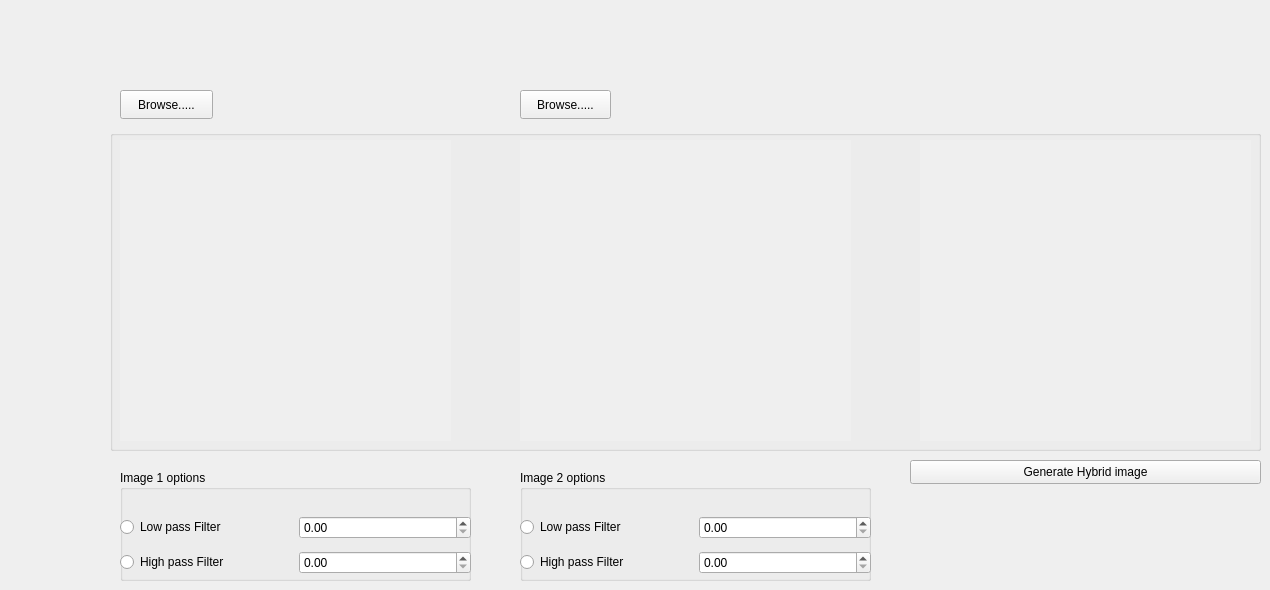
    <widget class="QWidget" name="tab_3">
     <attribute name="title">
      <string>Tab 3</string>
     </attribute>
     <widget class="QGroupBox" name="tab3groupBox_3">
      <property name="geometry">
       <rect>
        <x>110</x>
        <y>130</y>
        <width>1151</width>
        <height>321</height>
       </rect>
      </property>
      <property name="title">
       <string/>
      </property>
      <widget class="QLabel" name="tab3_image2_3">
       <property name="geometry">
        <rect>
         <x>410</x>
         <y>10</y>
         <width>331</width>
         <height>301</height>
        </rect>
       </property>
       <property name="autoFillBackground">
        <bool>true</bool>
       </property>
       <property name="text">
        <string/>
       </property>
      </widget>
      <widget class="QLabel" name="tab3_image3_3">
       <property name="geometry">
        <rect>
         <x>810</x>
         <y>10</y>
         <width>331</width>
         <height>301</height>
        </rect>
       </property>
       <property name="autoFillBackground">
        <bool>true</bool>
       </property>
       <property name="text">
        <string/>
       </property>
      </widget>
      <widget class="QLabel" name="tab3_image1_3">
       <property name="geometry">
        <rect>
         <x>10</x>
         <y>10</y>
         <width>331</width>
         <height>301</height>
        </rect>
       </property>
       <property name="autoFillBackground">
        <bool>true</bool>
       </property>
       <property name="text">
        <string/>
       </property>
      </widget>
     </widget>
     <widget class="QGroupBox" name="Image_1_options_3">
      <property name="geometry">
       <rect>
        <x>120</x>
        <y>470</y>
        <width>351</width>
        <height>111</height>
       </rect>
      </property>
      <property name="title">
       <string>Image 1 options</string>
      </property>
      <widget class="QWidget" name="layoutWidget_39">
       <property name="geometry">
        <rect>
         <x>0</x>
         <y>40</y>
         <width>351</width>
         <height>71</height>
        </rect>
       </property>
       <layout class="QVBoxLayout" name="verticalLayout_7">
        <item>
         <layout class="QHBoxLayout" name="horizontalLayout_41">
          <item>
           <widget class="QRadioButton" name="image_1_low_3">
            <property name="text">
             <string>Low pass Filter</string>
            </property>
           </widget>
          </item>
          <item>
           <widget class="QDoubleSpinBox" name="image_1_low_r_3"/>
          </item>
         </layout>
        </item>
        <item>
         <layout class="QHBoxLayout" name="horizontalLayout_42">
          <item>
           <widget class="QRadioButton" name="image_1_high_3">
            <property name="text">
             <string>High pass Filter</string>
            </property>
           </widget>
          </item>
          <item>
           <widget class="QDoubleSpinBox" name="image_1_high_r_3"/>
          </item>
         </layout>
        </item>
       </layout>
      </widget>
     </widget>
     <widget class="QGroupBox" name="Image_2_options_3">
      <property name="geometry">
       <rect>
        <x>520</x>
        <y>470</y>
        <width>351</width>
        <height>111</height>
       </rect>
      </property>
      <property name="title">
       <string>Image 2 options</string>
      </property>
      <widget class="QWidget" name="layoutWidget_40">
       <property name="geometry">
        <rect>
         <x>0</x>
         <y>40</y>
         <width>351</width>
         <height>71</height>
        </rect>
       </property>
       <layout class="QVBoxLayout" name="verticalLayout_8">
        <item>
         <layout class="QHBoxLayout" name="horizontalLayout_43">
          <item>
           <widget class="QRadioButton" name="image_2_low_3">
            <property name="text">
             <string>Low pass Filter</string>
            </property>
           </widget>
          </item>
          <item>
           <widget class="QDoubleSpinBox" name="image_2_low_r_3"/>
          </item>
         </layout>
        </item>
        <item>
         <layout class="QHBoxLayout" name="horizontalLayout_44">
          <item>
           <widget class="QRadioButton" name="image_2_high_3">
            <property name="text">
             <string>High pass Filter</string>
            </property>
           </widget>
          </item>
          <item>
           <widget class="QDoubleSpinBox" name="image_2_high_r_3"/>
          </item>
         </layout>
        </item>
       </layout>
      </widget>
     </widget>
     <widget class="QPushButton" name="Hyperid_3">
      <property name="geometry">
       <rect>
        <x>910</x>
        <y>460</y>
        <width>351</width>
        <height>24</height>
       </rect>
      </property>
      <property name="text">
       <string>Generate Hybrid image</string>
      </property>
     </widget>
     <widget class="QPushButton" name="tab3_Browse2">
      <property name="geometry">
       <rect>
        <x>520</x>
        <y>90</y>
        <width>91</width>
        <height>29</height>
       </rect>
      </property>
      <property name="text">
       <string>Browse.....</string>
      </property>
     </widget>
     <widget class="QPushButton" name="tab3_Browse1">
      <property name="geometry">
       <rect>
        <x>120</x>
        <y>90</y>
        <width>93</width>
        <height>29</height>
       </rect>
      </property>
      <property name="text">
       <string>Browse.....</string>
      </property>
     </widget>
    </widget>
